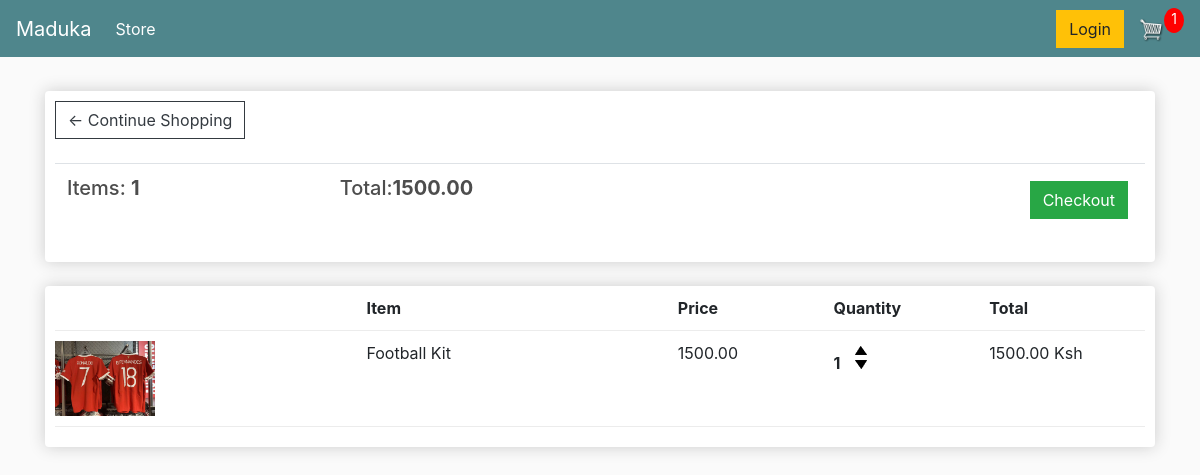
The app's page /cart (signed in) with its own data.
### store/models.py (models this page shows, shortened)
class Order(models.Model):
    customer = models.ForeignKey(Customer, on_delete=models.SET_NULL,
            blank=True, null=True)
    date_ordered = models.DateTimeField(auto_now_add=True)
    complete = models.BooleanField(default=False, null=True, blank=True)
    transaction_id = models.CharField(max_length=200, null=True)
    @property
    def get_cart_total(self):
        orderitems = self.orderitem_set.all()
        total =sum([item.get_total for item in orderitems])
        return total
    @property
    def get_cart_items(self):
        orderitems = self.orderitem_set.all()
        total =sum([item.quantity for item in orderitems])
        return total

class OrderItem(models.Model):
    product = models.ForeignKey(Product, on_delete=models.SET_NULL, null=True)
    order = models.ForeignKey(Order, on_delete=models.SET_NULL, blank=True, null=True)
    quantity = models.IntegerField(default=0, null=True, blank=True)
    date_added = models.DateTimeField(auto_now_add=True)
    @property
    def get_total(self):
        total = self.product.price * self.quantity
        return total

class Product(models.Model):
    name = models.CharField(max_length=200, null=True)
    price = models.DecimalField(max_digits=10, decimal_places=2)
    digital = models.BooleanField(default=False, null=True, blank=False)
    image = models.ImageField(null=True, blank=True)
    @property
    def imageURL(self):
        try:
            url = self.image.url
        except:
            url = ''
        return url

### store/views.py (the view)
# urls.py: path('cart', views.cart, name="cart"),
def cart(request):
    data = cartdata(request)
    cartitems = data['cartitems']
    order = data['order']
    items = data['items']
    context = {'items':items, 'order':order, 'cartitems':cartitems, 'shipping':False}
    return render(request, 'store/cart.html', context)

### store/utils.py (called while the page is built)
def cartdata(request):
    if request.user.is_authenticated:
        customer = request.user.customer
        order, created =Order.objects.get_or_create(customer=customer,
                complete=False)
        items = order.orderitem_set.all()
        cartitems = order.get_cart_items
    else:
        cookiedata = cookiecart(request)
        cartitems = cookiedata["cartitems"]
        order = cookiedata["order"]
        items = cookiedata["items"]
    return {'cartitems':cartitems, 'order':order, 'items':items}

### store/templates/store/cart.html
{% extends 'store/base.html' %}
{% load static %}
{% block content %}
	<div class="row">
		<div class="col-lg-12">
			<div class="box-element">
				<a  class="btn btn-outline-dark" href="{% url 'store' %}">&#x2190; Continue Shopping</a>
				<br>
				<br>
				<table class="table">
					<tr>
            <th><h5>Items: <strong>{{ order.get_cart_items }}</strong></h5></th>
            <th><h5>Total:<strong>{{ order.get_cart_total|floatformat:2 }}</strong></h5></th>
						<th>
							<a  style="float:right; margin:5px;" class="btn btn-success" href="{% url 'checkout' %}">Checkout</a>
						</th>
					</tr>
				</table>
			</div>
			<br>
			<div class="box-element">
				<div class="cart-row">
					<div style="flex:2"></div>
					<div style="flex:2"><strong>Item</strong></div>
					<div style="flex:1"><strong>Price</strong></div>
					<div style="flex:1"><strong>Quantity</strong></div>
					<div style="flex:1"><strong>Total</strong></div>
				</div>
        {% for item in items %}
				<div class="cart-row">
          <div style="flex:2"><img class="row-image" src="{{ item.product.imageURL}}"></div>
          <div style="flex:2">{{ item.product.name }}</div>
          <div style="flex:1">{{ item.product.price|floatformat:2 }}</div>
					<div style="flex:1">
            <p class="quantity">{{ item.quantity }}</p>
						<div class="quantity">
              <img data-product={{item.product.id}} data-action="add" class="chg-quantity update-cart" src="{% static  'img/arrow-up.png' %}">
              <img data-product={{item.product.id}} data-action="remove" class="chg-quantity update-cart" src="{% static  'img/arrow-down.png' %}">
						</div>
					</div>
         <div style="flex:1">{{ item.get_total }} Ksh</div>
        </div>
         {% endfor %}
			</div>
		</div>
	</div>
{% endblock content %}

### static/css/base.css (style rules this page uses)
body { background-color: hsl(0, 0%, 98%); }
h1,h2,h3,h4,h5,h6 { color:hsl(0, 0%, 30%); }
.box-element { box-shadow:hsl(0, 0%, 80%) 0 0 16px; background-color: #fff; border-radius: 4px; padding: 10px; }
.col-lg-4, .col-lg-6, .col-lg-8, .col-lg-12 { margin-top: 10px; }
.btn { border-radius: 0; }
.row-image { width: 100px; }
.cart-row { display: flex; align-items: flex-stretch; padding-bottom: 10px; margin-bottom: 10px; border-bottom: 1px solid #ececec; }
.quantity { display: inline-block; font-weight: 700; padding-right:10px; }
.chg-quantity { width: 12px; cursor: pointer; display: block; margin-top: 5px; transition:.1s; }

### records on screen
Order: get_cart_items "1", get_cart_total "1500.00"
OrderItem: product.imageURL (picture), product.name "Football Kit", product.price "1500.00", quantity "1", get_total "1500.00"

### other values on screen
{{ cartitems }} "1"
